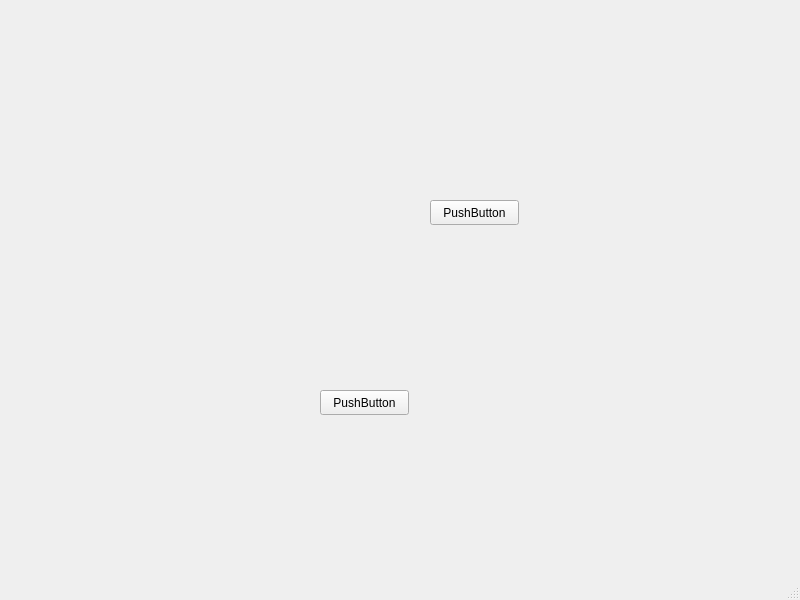
<?xml version="1.0" encoding="UTF-8"?>
<ui version="4.0">
 <class>MainWindow</class>
 <widget class="QMainWindow" name="MainWindow">
  <property name="geometry">
   <rect>
    <x>0</x>
    <y>0</y>
    <width>800</width>
    <height>600</height>
   </rect>
  </property>
  <property name="windowTitle">
   <string>MainWindow</string>
  </property>
  <widget class="QWidget" name="centralwidget">
   <widget class="QPushButton" name="pushButton">
    <property name="geometry">
     <rect>
      <x>430</x>
      <y>200</y>
      <width>89</width>
      <height>25</height>
     </rect>
    </property>
    <property name="text">
     <string>PushButton</string>
    </property>
   </widget>
   <widget class="QPushButton" name="pushButton_2">
    <property name="geometry">
     <rect>
      <x>320</x>
      <y>390</y>
      <width>89</width>
      <height>25</height>
     </rect>
    </property>
    <property name="text">
     <string>PushButton</string>
    </property>
   </widget>
  </widget>
  <widget class="QMenuBar" name="menubar">
   <property name="geometry">
    <rect>
     <x>0</x>
     <y>0</y>
     <width>800</width>
     <height>22</height>
    </rect>
   </property>
  </widget>
  <widget class="QStatusBar" name="statusbar"/>
 </widget>
 <resources/>
 <connections/>
</ui>
